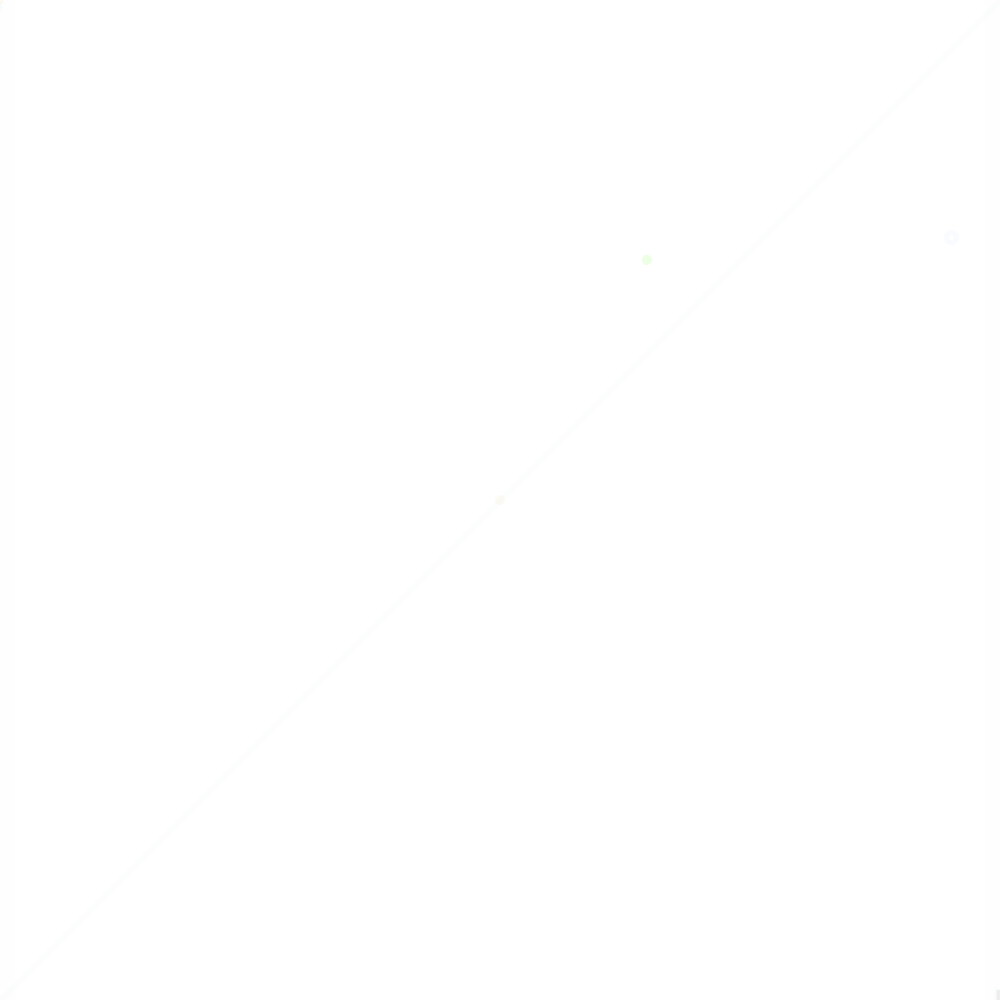
Frame 1 (no input)
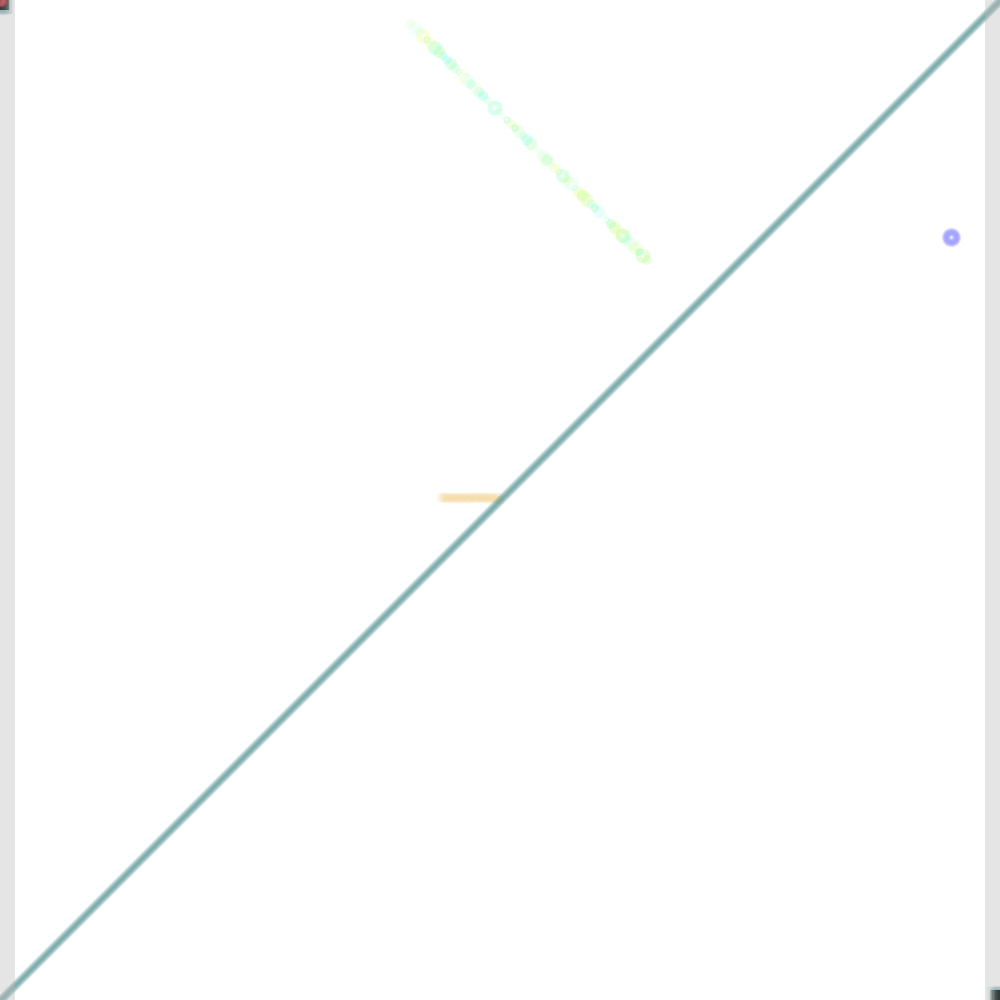
Frame 60 (the mouse pressed at the canvas centre just before this capture)
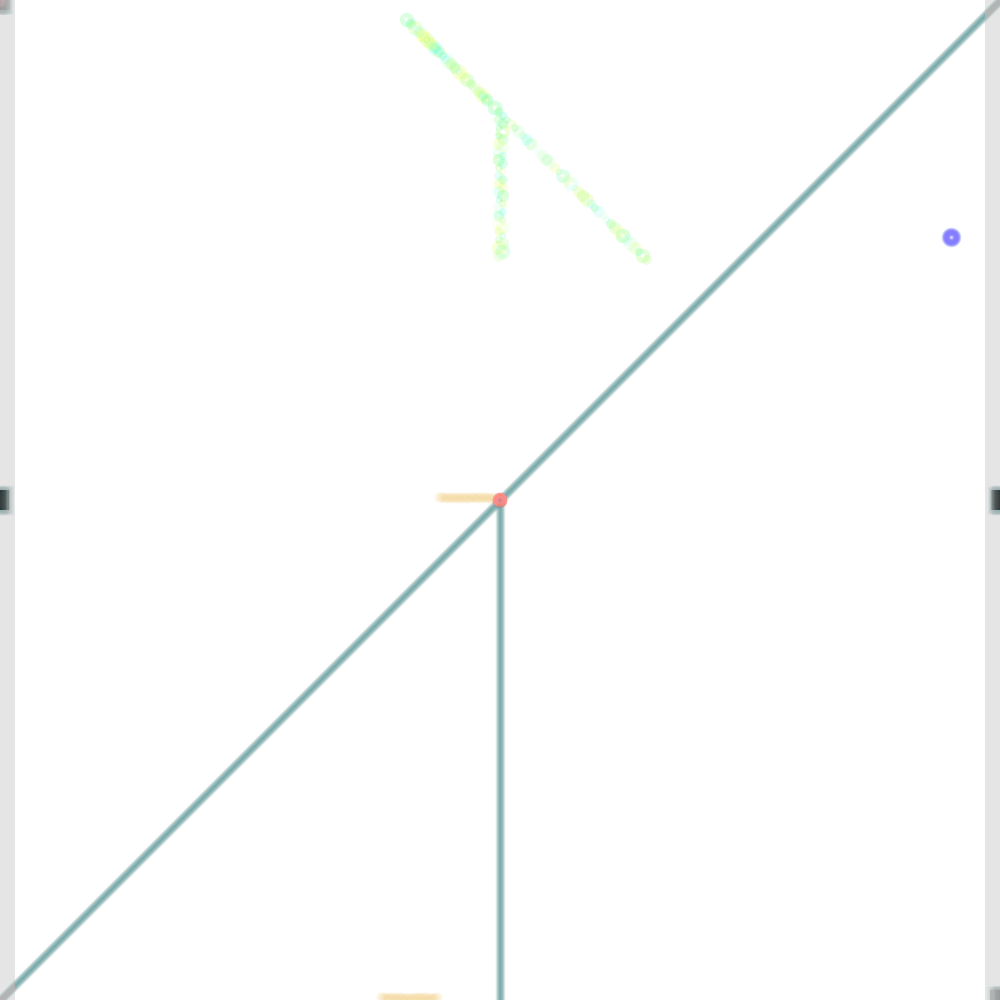
Frame 120 (the mouse held since frame 60 and released just before this capture)

The Processing sketch that drew these frames (run headless with seeded random() and noise(); from frame 60 on, the mouse is pressed at the canvas centre):

// Processing sketch: processing_69660
// ── processing_69660.pde

//Richard May rwmay@andrew.cmu.edu
//hw#4
//Copyright September 2012
//key board and mouse input
//starting from scratch 
//Move Mouse to Control Position of Red Trail and be chased by the Green Tail.
//Click a mouse button to have the blue trail chanse you as well. Click again to increase its speed.
//Moving Mouse Also affects lines and sliders.
//Hold Space to add more lines.


float x,y,lX,lY,sX,sY,incB,rX, rY,gY,gX, wd, ht, randX, randY, inc, buf,count,runX, runY;


void setup ()
{
  background (255,255,255);
  count = 1;
  size (1000,1000);
  randX = random (0,width + buf);
  randY = random (0,height + buf);
  inc = 4;
  runX = random (0, width);
  runY = random (0, height);
  noCursor();
  rX=5;
  rY=5;
  gX=5;
  gY=5;
  incB=0;
  x=0;
  y=0;
}

void draw ()
{
  fill(255,255,255,1);
  rectMode(CENTER);
  //rect(.5*width, .5*height, width, height);
  
  if (randX == mouseX && randY == mouseY){
inc=inc+1;
    
  }
  
  
  
//Red Mouse Tracker
  stroke(255,random (0,255),random (0,255), 40);
  ellipse (mouseX,mouseY,rX,rY);
  strokeWeight(random (1,10));
  

//Green Follower Code
stroke(random (0,255),255,random (0,255), 40);
ellipse (randX, randY, gX + buf,gY + buf);

  if (randY < mouseY){
    randY = randY + inc;
  }
  else if (randY > mouseY) {
    randY = randY - inc;
  } 
  if (randX > mouseX){
     randX= randX -inc;
  }
  else if (randX < mouseX){
    randX = randX + inc;
  }
  
  
  
//  if (randX == mouseX && randY == mouseY){
//    count = count + 1;
//    
    //    buf = 1;
//    buf = buf + 20;
//  }
  //else {
 // }
  
  
    
  textSize(30);
  stroke(0,0,0);
  text ("frameCount/60" , 20,20);
  
   
   
   
  
  
  
  
  
 
  
    
 //if (mouseX - 10 < runX < mouseX +10 && mouseY - 10 < runY < mouseY + 10){ 
   
////   runX = runX + random (-.1*mouseX, .1*mouseX);
////   runY = runY + random (-.1*mouseY, .1*mouseY);
//   for (0<runX;runX<width;0<runY;runY<height){
  
 

    
//Blue Tracker
  stroke(random (0,255),random (0,255),255, 5);
  //for (0<runX<width; 0<runY<height;){
  ellipse (runX, runY, 10, 10); 
 
   
     if (runY < mouseY){
      runY = runY + incB;
    }
    else if (runY > mouseY) {
      runY = runY - incB;
    } 
    if (runX > mouseX){
       runX= runX - incB;
    }
    else if (runX < mouseX){
      runX = runX + incB;
    }
    
//line backdrop
stroke(0,60,80,3);
line (width-pmouseX,pmouseY,pmouseX,height);


if (keyPressed == true){
  stroke(10,220,50,3);
  line (lX+random(20,60),lY+pmouseY*.2,sX-random(20,60),sY+pmouseY*.2);
// lX+pmouseY,lY
}
//Orange Switch Back
fill(0,0,0,15);
rect(0,pmouseX,random(0,20), 20);
rect(width,height-pmouseX,random(0,20),20);
lX=0;
lY=pmouseX;
sX=width;
sY=height-pmouseX;
fill(230,160,0,10);
noStroke();
ellipse (.5*width+x,.5*height+y,10,10);
  if (pmouseX > .5*width){
    x=x+1;
  }else{
    x=x-1;
  }
  if(pmouseX>.5*width){
    y=sY-10;
    y=y+random (1,3);
  }else{
    y=lY;
    y=y-random (1,3);
  }



//wipe rects
fill(225,225,225,5);
noStroke();
rect(0,.5*height,30,height);
rect (width,.5*height,30,height);
  
  
  }
  //Blue Acceleration
  void mouseClicked(){
    incB=incB+1;
  }
